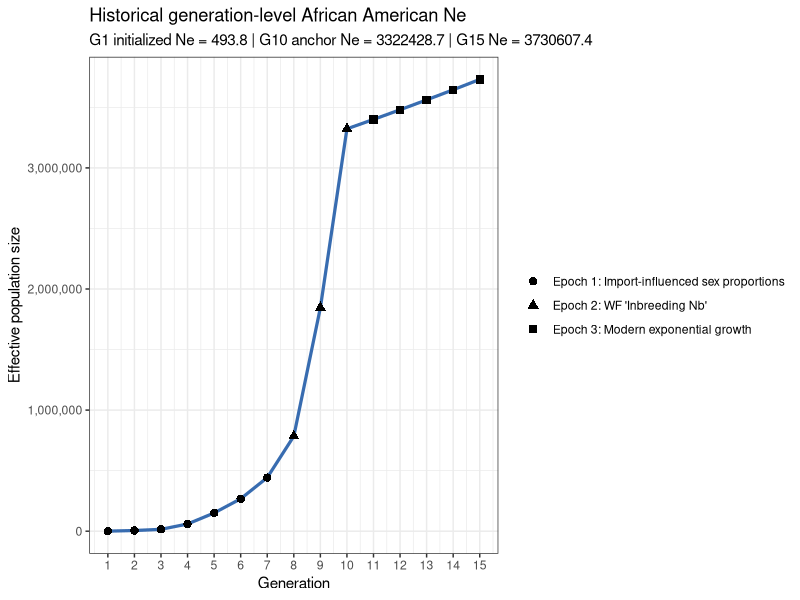
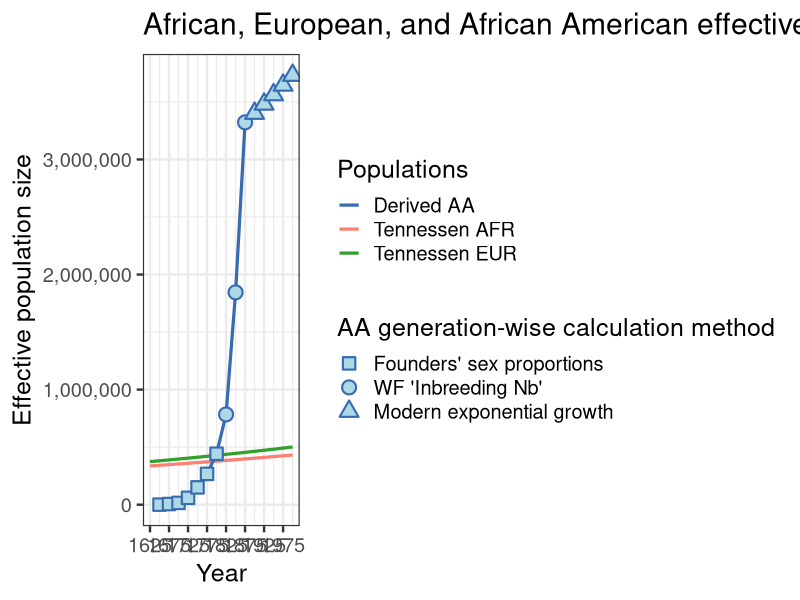
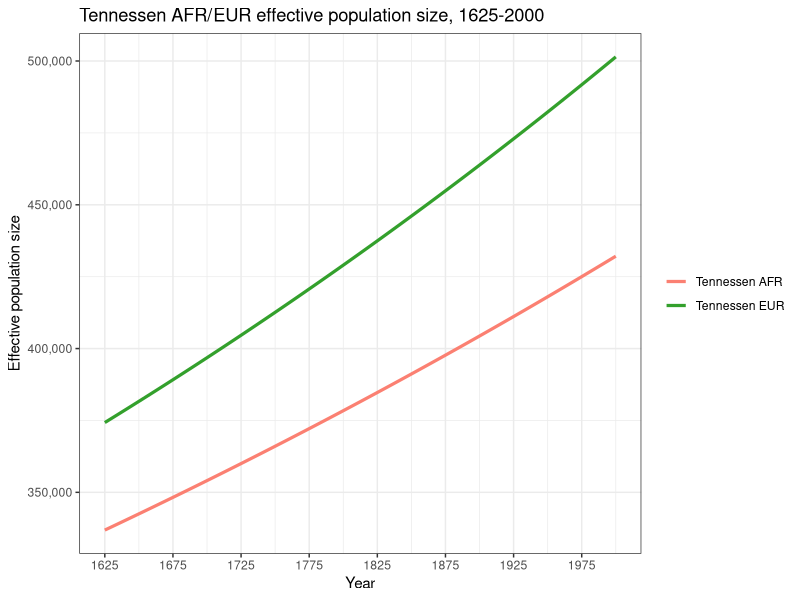

The R script that drew these images, in order:
# ______________________________________________________________________________
# Aydin Karatas
# ___
# University of Southern California
# Department of Quantitative and Computational Biology
# Mooney Lab
# ___
# calc.3T.Ne.R
# ______________________________________________________________________________


# pattern: Mixed (script)
# Reason: this analysis script combines calculations with printing/plotting.

library(tidyverse)

# functions ----
# validate that a given value is a single non-negative whole generation.
# `value` is the candidate input and `name` is used in the error message.
validate.whole.generation.count <- function(value, name) {
  if (
    length(value) != 1 ||
      is.na(value) ||
      !is.finite(value) ||
      value != as.integer(value) ||
      value < 0
  ) {
    stop(name, " must be a non-negative whole generation count", call. = FALSE)
  }

  as.integer(value)
}

# build a generation sequence that can be empty when the requested length is 0.
# `start` is the first generation in the block and `len` is the block length.
build.generation.block <- function(start, len) {
  if (len == 0) {
    return(integer(0))
  }

  seq.int(start, start + len - 1L)
}

# return an explicit argument when provided, otherwise pull the default.
# `value` is the user-supplied override, `name` is the default binding name,
# and `defaults.env` is the environment that stores the fallback value.
resolve.default.param <- function(value, name, defaults.env) {
  if (!is.null(value)) {
    return(value)
  }

  get(name, envir = defaults.env)
}

# build the modeled generation layout for the three epochs.
# `epoch.*.len` are the epoch lengths, `gen.time` and `present.year` define the
# timeline, and `start.year` sets the first modeled generation boundary.
calc.epoch.config <- function(
    epoch.1.len,
    epoch.2.len,
    epoch.3.len,
    gen.time,
    present.year,
    start.year = 1625
) {
  epoch.1.len <- validate.whole.generation.count(
    epoch.1.len,
    "epoch.1.len"
  )
  epoch.2.len <- validate.whole.generation.count(
    epoch.2.len,
    "epoch.2.len"
  )
  epoch.3.len <- validate.whole.generation.count(
    epoch.3.len,
    "epoch.3.len"
  )

  max.epoch.1.len <- 7L

  if (epoch.1.len > max.epoch.1.len) {
    stop("epoch.1.len cannot exceed 7 modeled generations", call. = FALSE)
  }

  year.span <- present.year - start.year
  total.generations <- year.span / gen.time

  if (total.generations != as.integer(total.generations)) {
    stop(
      "present.year - start.year must be divisible by gen.time",
      call. = FALSE
    )
  }

  total.generations <- as.integer(total.generations)
  total.epoch.len <- epoch.1.len + epoch.2.len + epoch.3.len

  if (total.epoch.len != total.generations) {
    stop(
      "total epoch length must equal (present.year - start.year) / gen.time",
      call. = FALSE
    )
  }

  epoch.1.generations <- build.generation.block(1L, epoch.1.len)
  epoch.2.generations <- build.generation.block(epoch.1.len + 1L, epoch.2.len)
  epoch.3.first.generation <- if (epoch.3.len == 0) {
    NA_integer_
  } else {
    epoch.1.len + epoch.2.len + 1L
  }
  epoch.3.generations <- build.generation.block(
    epoch.1.len + epoch.2.len + 1L,
    epoch.3.len
  )

  epoch.3.anchor.generation <- NA_integer_

  if (epoch.3.len > 0) {
    if (epoch.2.len > 0) {
      epoch.3.anchor.generation <- max(epoch.2.generations)
    } else if (epoch.1.len > 0) {
      epoch.3.anchor.generation <- max(epoch.1.generations)
    } else {
      stop(
        "epoch 3 requires a prior non-empty epoch to provide an anchor",
        call. = FALSE
      )
    }
  }

  list(
    epoch.1.len = epoch.1.len,
    epoch.2.len = epoch.2.len,
    epoch.3.len = epoch.3.len,
    max.epoch.1.len = max.epoch.1.len,
    start.year = start.year,
    total.generations = total.generations,
    final.generation = total.generations,
    epoch.1.generations = epoch.1.generations,
    epoch.1.sex.generations = epoch.1.generations[epoch.1.generations >= 2],
    epoch.2.generations = epoch.2.generations,
    epoch.2.parental.generations = epoch.2.generations[
      epoch.2.generations >= 2
    ],
    epoch.3.generations = epoch.3.generations,
    epoch.3.first.generation = epoch.3.first.generation,
    epoch.3.anchor.generation = epoch.3.anchor.generation
  )
}

# create the African and European ancestry proportions by modeled generation.
# `mooney.cg[1]` is a dummy value for alignment. The paper-derived values start
# at `mooney.cg[2]`, so modeled G1 uses position 2.
build.mixing.props <- function(
    epoch.config,
    mooney.cg,
    epoch.1.eur.prop,
    epoch.2.afr.prop,
    epoch.2.eur.prop,
    epoch.3.afr.prop,
    epoch.3.eur.prop
) {
  if (epoch.config$epoch.1.len > length(mooney.cg) - 1L) {
    stop(
      "epoch.1.len cannot exceed paper-derived mooney.cg values",
      call. = FALSE
    )
  }

  epoch.1.cg <- if (epoch.config$epoch.1.len == 0L) {
    numeric(0)
  } else {
    mooney.cg[seq.int(2L, epoch.config$epoch.1.len + 1L)]
  }
  s.eur <- c(
    rep(epoch.1.eur.prop, epoch.config$epoch.1.len),
    rep(epoch.2.eur.prop, epoch.config$epoch.2.len),
    rep(epoch.3.eur.prop, epoch.config$epoch.3.len)
  )
  s.afr <- c(
    (1 - epoch.1.eur.prop) * epoch.1.cg,
    rep(epoch.2.afr.prop, epoch.config$epoch.2.len),
    rep(epoch.3.afr.prop, epoch.config$epoch.3.len)
  )

  if (
    length(s.eur) != epoch.config$total.generations ||
      length(s.afr) != epoch.config$total.generations
  ) {
    stop("AA.mixing.props vectors must not recycle", call. = FALSE)
  }

  tibble(
    g = seq_len(epoch.config$total.generations),
    s.afr = s.afr,
    s.eur = s.eur,
    h = pmax(1 - s.afr - s.eur, 0)
  )
}

# intersect generation windows with historical periods and measure coverage.
# `window.tbl` is the generation map and `hacker.tbl` is the historical  period
# table with start and end years.
calc.period.overlaps <- function(window.tbl, hacker.tbl) {
  merge(window.tbl, hacker.tbl, by = NULL) %>%
    as_tibble() %>%
    mutate(
      period.length = end.year - start.year,
      overlap.start.year = pmax(window.start.year, start.year),
      overlap.end.year = pmin(window.end.year, end.year),
      overlap.years = pmax(0, overlap.end.year - overlap.start.year),
      overlap.weight = overlap.years / period.length
    ) %>%
    filter(overlap.years > 0) %>%
    arrange(generation, start.year)
}

# estimate population size at a year by interpolating inside a period.
# `year` is the target year to query and `hacker.tbl` contains the period
# boundaries plus beginning and ending population sizes.
calc.boundary.population <- function(year, hacker.tbl) {
  if (is.na(year)) {
    return(NA_real_)
  }

  if (year < min(hacker.tbl$start.year) || year > max(hacker.tbl$end.year)) {
    return(NA_real_)
  }

  period.idx <- which(
    hacker.tbl$start.year <= year & hacker.tbl$end.year >= year
  )
  period.idx <- period.idx[length(period.idx)]
  period.row <- hacker.tbl[period.idx, ]
  period.length <- period.row$end.year - period.row$start.year
  period.frac <- (year - period.row$start.year) / period.length

  period.row$pop.beginning +
    period.frac * (period.row$pop.end - period.row$pop.beginning)
}

# build a generation map with explicit labels and calendar windows.
# G0 can be built with `first.generation = 0`, but modeled output starts at G1.
build.generation.map <- function(
    first.generation,
    generation.count,
    start.year,
    gen.time
) {
  tibble(
    generation = seq.int(
      first.generation,
      first.generation + generation.count - 1L
    ),
    generation.start.year = seq(
      start.year,
      start.year + gen.time * (generation.count - 1L),
      by = gen.time
    ),
    generation.end.year = generation.start.year + gen.time,
    generation.window.years = generation.end.year - generation.start.year,
    window.start.year = generation.start.year,
    window.end.year = generation.end.year
  )
}

# aggregate historical inputs over generation windows.
# This returns source-history summaries only; callers decide which rows are part
# of the modeled trajectory.
aggregate.generation.history <- function(
    generation.map,
    hacker.tbl,
    hacker.end.year
) {
  history.overlap <- calc.period.overlaps(generation.map, hacker.tbl) %>%
    select(
      generation,
      generation.start.year,
      generation.end.year,
      period,
      start.year,
      end.year,
      overlap.start.year,
      overlap.end.year,
      overlap.years,
      overlap.weight,
      imported,
      births,
      assumed.birth.rate,
      person.years.lived
    )

  history.agg <- history.overlap %>%
    group_by(generation, generation.start.year, generation.end.year) %>%
    summarise(
      periods = paste(period, collapse = ", "),
      imported = sum(imported * overlap.weight, na.rm = TRUE),
      births = sum(births * overlap.weight, na.rm = TRUE),
      birth.rate = weighted.mean(
        assumed.birth.rate,
        person.years.lived * overlap.weight,
        na.rm = TRUE
      ),
      aggregation.start.year = min(overlap.start.year),
      aggregation.end.year = max(overlap.end.year),
      hacker.window.years = sum(overlap.years),
      .groups = "drop"
    )

  history.agg <- generation.map %>%
    select(
      generation,
      generation.start.year,
      generation.end.year,
      generation.window.years
    ) %>%
    left_join(
      history.agg,
      by = c("generation", "generation.start.year", "generation.end.year")
    ) %>%
    mutate(
      population.boundary.year = if_else(
        generation.start.year < hacker.end.year,
        pmin(generation.end.year, hacker.end.year),
        NA_real_
      ),
      pop.end = map_dbl(
        population.boundary.year,
        calc.boundary.population,
        hacker.tbl = hacker.tbl
      ),
      is.truncated = !is.na(hacker.window.years) &
        hacker.window.years < generation.window.years
    )

  list(overlap = history.overlap, agg = history.agg)
}

# add a readable epoch label to each generation row.
# `AA.ne` is the analysis table and `epoch.config` supplies the generation
# ranges used to assign the three epoch labels.
make.epoch.labels <- function(AA.ne, epoch.config) {
  epoch.1.label <- if (length(epoch.config$epoch.1.generations) > 0) {
    "Epoch 1: Import-influenced sex proportions"
  } else {
    NA_character_
  }
  epoch.2.label <- if (length(epoch.config$epoch.2.generations) > 0) {
      "Epoch 2: WF 'Inbreeding Nb'"
  } else {
    NA_character_
  }
  epoch.3.label <- if (length(epoch.config$epoch.3.generations) > 0) {
      "Epoch 3: Modern exponential growth"
  } else {
    NA_character_
  }

  AA.ne %>%
    mutate(
      epoch = case_when(
        generation %in% epoch.config$epoch.1.generations ~ epoch.1.label,
        generation %in% epoch.config$epoch.2.generations ~ epoch.2.label,
        generation %in% epoch.config$epoch.3.generations ~ epoch.3.label
      )
    )
}

# check that the derived tables are internally consistent before returning.
# `AA.ne`, `AA.overlap`, and `AA.mixing.props` are the computed outputs, while
# the remaining arguments provide the timeline and boundary checks.
validate.analysis.outputs <- function(
    AA.ne,
    AA.overlap,
    AA.mixing.props,
    epoch.config,
    gen.time,
    present.year
) {
  stopifnot(
    identical(
      sort(AA.ne$generation),
      seq_len(epoch.config$total.generations)
    ),
    nrow(AA.mixing.props) == epoch.config$total.generations,
    identical(AA.mixing.props$g, seq_len(epoch.config$total.generations)),
    all(AA.ne$generation.window.years == gen.time),
    AA.ne$generation.start.year[1] == epoch.config$start.year,
    AA.ne$generation.end.year[epoch.config$final.generation] == present.year,
    all(AA.overlap$overlap.weight > 0),
    all(AA.overlap$overlap.weight <= 1),
    !is.na(AA.ne$female.total[1]),
    !is.na(AA.ne$male.total[1]),
    all(!is.na(AA.ne$female.total[epoch.config$epoch.1.sex.generations])),
    all(!is.na(AA.ne$male.total[epoch.config$epoch.1.sex.generations])),
    all(
      !is.na(
        AA.ne$parental.population[epoch.config$epoch.2.parental.generations]
      )
    ),
    all(!is.na(AA.ne$k[epoch.config$epoch.2.generations])),
    all(
      grepl(
        "^Epoch 3:",
        AA.ne$epoch[epoch.config$epoch.3.generations]
      )
    ),
    all(is.finite(AA.ne$ne)),
    all(AA.ne$ne > 0)
  )
}

# compute the full AA Ne analysis and return every intermediate table.
# the scalar arguments control the demographic timeline, G1 initialization, and
# epoch settings, while `mooney.cg` and `hacker.tbl` provide the input data.
calc.aa.ne.results <- function(
    gen.time = NULL,
    hacker.end.year = NULL,
    present.year = NULL,
    epoch.1.len = NULL,
    epoch.2.len = NULL,
    epoch.3.len = NULL,
    epoch.3.growth.rate = NULL,
    mooney.cg = NULL,
    epoch.1.eur.prop = NULL,
    epoch.2.afr.prop = NULL,
    epoch.2.eur.prop = NULL,
    epoch.3.afr.prop = NULL,
    epoch.3.eur.prop = NULL,
    hacker.tbl = NULL
) {
  defaults.env <- parent.env(environment())
  gen.time <- resolve.default.param(gen.time, "gen.time", defaults.env)
  hacker.end.year <- resolve.default.param(
    hacker.end.year,
    "hacker.end.year",
    defaults.env
  )
  present.year <- resolve.default.param(
    present.year,
    "present.year",
    defaults.env
  )
  epoch.1.len <- resolve.default.param(
    epoch.1.len,
    "epoch.1.len",
    defaults.env
  )
  epoch.2.len <- resolve.default.param(
    epoch.2.len,
    "epoch.2.len",
    defaults.env
  )
  epoch.3.len <- resolve.default.param(
    epoch.3.len,
    "epoch.3.len",
    defaults.env
  )
  epoch.3.growth.rate <- resolve.default.param(
    epoch.3.growth.rate,
    "epoch.3.growth.rate",
    defaults.env
  )
  mooney.cg <- resolve.default.param(mooney.cg, "mooney.cg", defaults.env)
  epoch.1.eur.prop <- resolve.default.param(
    epoch.1.eur.prop,
    "epoch.1.eur.prop",
    defaults.env
  )
  epoch.2.afr.prop <- resolve.default.param(
    epoch.2.afr.prop,
    "epoch.2.afr.prop",
    defaults.env
  )
  epoch.2.eur.prop <- resolve.default.param(
    epoch.2.eur.prop,
    "epoch.2.eur.prop",
    defaults.env
  )
  epoch.3.afr.prop <- resolve.default.param(
    epoch.3.afr.prop,
    "epoch.3.afr.prop",
    defaults.env
  )
  epoch.3.eur.prop <- resolve.default.param(
    epoch.3.eur.prop,
    "epoch.3.eur.prop",
    defaults.env
  )
  hacker.tbl <- resolve.default.param(hacker.tbl, "hacker.tbl", defaults.env)

  epoch.config <- calc.epoch.config(
    epoch.1.len = epoch.1.len,
    epoch.2.len = epoch.2.len,
    epoch.3.len = epoch.3.len,
    gen.time = gen.time,
    present.year = present.year
  )

  AA.mixing.props <- build.mixing.props(
    epoch.config = epoch.config,
    mooney.cg = mooney.cg,
    epoch.1.eur.prop = epoch.1.eur.prop,
    epoch.2.afr.prop = epoch.2.afr.prop,
    epoch.2.eur.prop = epoch.2.eur.prop,
    epoch.3.afr.prop = epoch.3.afr.prop,
    epoch.3.eur.prop = epoch.3.eur.prop
  )

  AA.hacker.tbl <- hacker.tbl %>%
    mutate(
      start.year = as.numeric(sub("-.*", "", period)),
      end.year = as.numeric(sub(".*-", "", period))
    ) %>%
    select(
      period,
      start.year,
      end.year,
      person.years.lived,
      assumed.birth.rate,
      imported,
      births,
      pop.beginning,
      pop.end
    )

  # G0 is a historical initialization window only. It is not returned in AA.ne,
  # not included in AA.mixing.props, and not plotted as part of the AA model.
  g0.generation.map <- build.generation.map(
    first.generation = 0L,
    generation.count = 1L,
    start.year = epoch.config$start.year - gen.time,
    gen.time = gen.time
  )

  AA.generation.map <- build.generation.map(
    first.generation = 1L,
    generation.count = epoch.config$total.generations,
    start.year = epoch.config$start.year,
    gen.time = gen.time
  )

  g0.history <- aggregate.generation.history(
    generation.map = g0.generation.map,
    hacker.tbl = AA.hacker.tbl,
    hacker.end.year = hacker.end.year
  )
  AA.history <- aggregate.generation.history(
    generation.map = AA.generation.map,
    hacker.tbl = AA.hacker.tbl,
    hacker.end.year = hacker.end.year
  )
  AA.overlap <- AA.history$overlap
  g0.agg <- g0.history$agg
  AA.agg <- AA.history$agg

  g0.african.potential.parents <- g0.agg$pop.end[1] - g0.agg$births[1]
  g1.imported <- AA.agg$imported[AA.agg$generation == 1]
  g1.african.total <- g0.african.potential.parents + g1.imported
  g1.european.total <- g1.african.total * 0.15
  g1.female.total <- g1.african.total * (1 / 3)
  g1.male.total <- g1.african.total * (2 / 3) + g1.european.total
  ne.g1 <- 4 * g1.female.total * g1.male.total /
    (g1.female.total + g1.male.total)

  stopifnot(
    is.finite(g0.african.potential.parents),
    g0.african.potential.parents >= 0,
    is.finite(g1.imported),
    is.finite(ne.g1),
    ne.g1 > 0
  )

  AA.ne <- AA.agg %>%
    arrange(generation) %>%
    mutate(
      population.at.generation.start = map_dbl(
        generation.start.year,
        calc.boundary.population,
        hacker.tbl = AA.hacker.tbl
      ),
      prev.births = dplyr::lag(births),
      previous.birth.periods = NA_character_,
      births.in.previous.25.years = NA_real_,
      female.imported = if_else(
        generation %in% epoch.config$epoch.1.sex.generations,
        ceiling(imported / 3),
        NA_real_
      ),
      male.imported = if_else(
        generation %in% epoch.config$epoch.1.sex.generations,
        floor(2 * imported / 3),
        NA_real_
      ),
      female.potential = if_else(
        generation %in% epoch.config$epoch.1.sex.generations,
        0.5 * prev.births,
        NA_real_
      ),
      male.potential = if_else(
        generation %in% epoch.config$epoch.1.sex.generations,
        0.5 * prev.births,
        NA_real_
      ),
      female.total = case_when(
        generation == 1 ~ g1.female.total,
        TRUE ~ female.imported + female.potential
      ),
      male.total = case_when(
        generation == 1 ~ g1.male.total,
        TRUE ~ male.imported + male.potential
      ),
      adult.population.age25.proxy = NA_real_,
      parental.population = if_else(
        generation %in% epoch.config$epoch.2.generations,
        prev.births,
        NA_real_
      ),
      parental.population.method = if_else(
        generation %in% epoch.config$epoch.2.generations,
        "previous-generation births",
        NA_character_
      ),
      k = if_else(
        generation %in% epoch.config$epoch.2.generations,
        gen.time * birth.rate / 1000,
        NA_real_
      )
    )

  AA.ne <- AA.ne %>%
    mutate(
      ne = case_when(
        generation == 1 ~ ne.g1,
        generation %in% epoch.config$epoch.1.sex.generations ~
          4 * female.total * male.total / (female.total + male.total),
        generation %in% epoch.config$epoch.2.generations ~
          (k * parental.population - 1) / k,
        TRUE ~ NA_real_
      )
    )

  epoch.3.anchor.ne <- if (length(epoch.config$epoch.3.generations) == 0) {
    NA_real_
  } else {
    AA.ne %>%
      filter(generation == epoch.config$epoch.3.anchor.generation) %>%
      pull(ne)
  }

  AA.ne <- AA.ne %>%
    mutate(
      ne = if_else(
        generation %in% epoch.config$epoch.3.generations,
        epoch.3.anchor.ne *
          exp(epoch.3.growth.rate *
            (generation - epoch.config$epoch.3.anchor.generation)),
        ne
      ),
      n.f.plus.m = (female.total + male.total),
      ne.over.n = ne / n.f.plus.m,
      four.f.m = 4 * (female.total / n.f.plus.m) * (male.total / n.f.plus.m)
    ) %>%
    make.epoch.labels(epoch.config) %>%
    select(
      generation,
      generation.start.year,
      generation.end.year,
      generation.window.years,
      aggregation.start.year,
      aggregation.end.year,
      hacker.window.years,
      is.truncated,
      population.boundary.year,
      periods,
      epoch,
      imported,
      births,
      birth.rate,
      pop.end,
      previous.birth.periods,
      births.in.previous.25.years,
      population.at.generation.start,
      female.total,
      male.total,
      adult.population.age25.proxy,
      parental.population,
      parental.population.method,
      k,
      ne,
      n.f.plus.m,
      ne.over.n,
      four.f.m
    )

  validate.analysis.outputs(
    AA.ne = AA.ne,
    AA.overlap = AA.overlap,
    AA.mixing.props = AA.mixing.props,
    epoch.config = epoch.config,
    gen.time = gen.time,
    present.year = present.year
  )

  list(
    AA.ne = AA.ne,
    AA.overlap = AA.overlap,
    AA.mixing.props = AA.mixing.props,
    epoch.config = epoch.config,
    ne.g1 = ne.g1,
    epoch.3.anchor.ne = epoch.3.anchor.ne,
    epoch.3.growth.rate = epoch.3.growth.rate
  )
}


# tunable parameters ----
gen.time <- 25
hacker.end.year <- 1865
present.year <- 2000
epoch.1.len <- 7
epoch.2.len <- 3
epoch.3.len <- 5

# This source table keeps several historical columns for completeness. The model
# directly uses only period, person-years, birth-rate, imports, births, and
# population-boundary columns selected into `AA.hacker.tbl`.
hacker.tbl <- data.frame(
  period = c(
    "1610-1620", "1620-1630", "1630-1640", "1640-1650", "1650-1660",
    "1660-1670", "1670-1680", "1680-1690", "1690-1700", "1700-1710",
    "1710-1720", "1720-1730", "1730-1740", "1740-1750", "1750-1760",
    "1760-1770", "1770-1780", "1780-1790", "1790-1800", "1800-1810",
    "1810-1820", "1820-1830", "1830-1840", "1840-1850", "1850-1860",
    "1860-1861", "1861-1862", "1862-1863", "1863-1864", "1864-1865"
  ),
  pop.beginning = c(
    0, 20, 59, 585, 1568,
    2862, 4444, 6832, 16394, 27806,
    41844, 67294, 95669, 156040, 247027,
    319290, 459446, 558921, 706514, 908036,
    1195182, 1550757, 2021968, 2530405, 3204420,
    3953760, 3991133, 3903859, 3815760, 3726828
  ),
  pop.end = c(
    20, 59, 585, 1568, 2862,
    4444, 6832, 16394, 27806, 41844,
    67294, 95669, 156040, 247027, 319290,
    459446, 558921, 706514, 908036, 1195182,
    1550757, 2021968, 2530405, 3204420, 3953760,
    3991133, 3903859, 3815760, 3726828, 3630336
  ),
  growth.rate.10yr = c(
    NA, 195.0, 891.5, 168.0, 82.5,
    55.3, 53.7, 140.0, 69.6, 50.5,
    60.8, 42.2, 63.1, 58.3, 29.3,
    43.9, 21.7, 26.4, 28.5, 31.6,
    29.8, 30.4, 25.1, 26.6, 23.4,
    NA, NA, NA, NA, NA
  ),
  person.years.lived = c(
    16, 361, 2293, 9970, 21505,
    35952, 55527, 109243, 215999, 343482,
    535651, 806513, 1234030, 1980625, 2816150,
    3851269, 5075599, 6298380, 8030652, 10450423,
    13652609, 17759559, 22666906, 28541607, 35659777,
    3972417, 3947335, 3859642, 3771119, 3144251
  ),
  hours.worked.millions = c(
    0, 1, 5, 23, 49,
    82, 127, 251, 496, 788,
    1229, 1850, 2831, 4544, 6461,
    8835, 11644, 14449, 18423, 23975,
    31321, 40743, 52001, 65478, 81808,
    9113, 9056, 8855, 8651, 7213
  ),
  assumed.birth.rate = c(
    NA, 22.4, 22.4, 22.4, 22.4,
    22.4, 26.5, 27.3, 29.1, 31.0,
    34.6, 41.3, 41.4, 41.2, 46.4,
    39.5, 39.1, 44.7, 50.3, 55.8,
    55.7, 56.5, 56.5, 54.0, 52.3,
    49.6, 49.6, 49.6, 49.6, 49.6
  ),
  births = c(
    NA, 8, 51, 223, 481,
    804, 1472, 2986, 6295, 10635,
    18524, 33316, 51150, 81536, 130654,
    151957, 198660, 281549, 403648, 583395,
    759768, 1003859, 1280680, 1539820, 1865898,
    197032, 195788, 191438, 187048, 155955
  ),
  imported = c(
    32, 150, 110, 301, 1335,
    3038, 3582, 4947, 8197, 16442,
    17622, 41334, 66672, 26455, 44718,
    59557, 41129, 25105, 16183, 77368,
    5207, 410, 91, 0, 303,
    110, 0, 0, 0, 0
  ),
  smuggled = c(
    NA, NA, NA, NA, NA,
    NA, NA, NA, NA, NA,
    NA, NA, NA, NA, NA,
    NA, NA, NA, NA, NA,
    NA, 1100, 900, 500, 200,
    NA, NA, NA, NA, NA
  ),
  natural.increase.rate = c(
    NA, -30.8, 18.1, 6.8, -0.2,
    -4.0, -2.2, 4.2, 1.5, -0.7,
    1.5, -1.6, -0.5, 3.3, 1.0,
    2.1, 1.3, 2.2, 2.6, 2.4,
    2.7, 2.9, 2.4, 2.4, 2.2,
    NA, NA, NA, NA, NA
  ),
  births.plus.imports = c(
    32, 158, 161, 524, 1816,
    3842, 5054, 7933, 14492, 27077,
    36146, 74650, 117822, 107991, 175372,
    211514, 239789, 306654, 419831, 660763,
    764975, 1005369, 1281671, 1540320, 1866401,
    197142, 195788, 191438, 187048, 155955
  ),
  percent.total = c(
    0.0, 0.0, 0.0, 0.0, 0.0,
    0.0, 0.1, 0.1, 0.1, 0.3,
    0.4, 0.8, 1.2, 1.1, 1.8,
    2.2, 2.4, 3.1, 4.3, 6.7,
    7.8, 10.3, 13.1, 15.7, 19.0,
    2.0, 2.0, 2.0, 1.9, 1.6
  ),
  cumulative.number = c(
    32, 190, 351, 875, 2691,
    6533, 11587, 19520, 34012, 61089,
    97235, 171885, 289707, 397698, 573070,
    784584, 1024373, 1331027, 1750858, 2411621,
    3176596, 4181965, 5463636, 7003956, 8870357,
    9067499, 9263287, 9454725, 9641773, 9797728
  ),
  cumulative.percent = c(
    0.0, 0.0, 0.0, 0.0, 0.0,
    0.1, 0.1, 0.2, 0.3, 0.6,
    1.0, 1.8, 3.0, 4.1, 5.8,
    8.0, 10.5, 13.6, 17.9, 24.6,
    32.4, 42.7, 55.8, 71.5, 90.5,
    92.5, 94.5, 96.5, 98.4, 100.0
  ),
  stringsAsFactors = FALSE
)

epoch.3.growth.rate <- 0.023175

epoch.1.eur.prop <- 0.08
epoch.2.afr.prop <- 0.06
epoch.2.eur.prop <- 0.03
epoch.3.afr.prop <- 0
epoch.3.eur.prop <- 0

# The first value is a dummy index placeholder. The paper-derived values start
# at position 2, so modeled G1 uses `mooney.cg[2]`.
mooney.cg <- c(
  1,
  1,
  0.9835,
  0.8602,
  0.8551,
  0.7826,
  0.5380,
  0.1418
)

# calculations ----
analysis.results <- calc.aa.ne.results()

AA.ne <- analysis.results$AA.ne
AA.overlap <- analysis.results$AA.overlap
AA.mixing.props <- analysis.results$AA.mixing.props
epoch.config <- analysis.results$epoch.config
ne.g1 <- analysis.results$ne.g1
epoch.3.anchor.ne <- analysis.results$epoch.3.anchor.ne


# plotting ----
summary.generations <- c(
  epoch.config$epoch.1.generations,
  epoch.config$epoch.2.generations,
  epoch.config$final.generation
)
summary.generations <- sort(unique(summary.generations))

cat("\nHistorical generation-level ADMIX Ne summary\n")
print(
  AA.ne %>%
    filter(generation %in% summary.generations) %>%
    select(
      generation,
      generation.start.year,
      generation.end.year,
      epoch,
      is.truncated,
      imported,
      births,
      birth.rate,
      female.total,
      male.total,
      adult.population.age25.proxy,
      parental.population,
      parental.population.method,
      k,
      ne
    ),
  n = Inf
)

cat(
  paste0(
    "\nHistorical present-day G",
    epoch.config$final.generation,
    " Ne: ",
    round(AA.ne$ne[AA.ne$generation == epoch.config$final.generation], 1),
    "\n"
  )
)

AA.ne.plot <- ggplot(
  data = AA.ne,
  aes(x = generation.end.year, y = ne)
) +
  geom_line(color = "#386cb0", linewidth = 1.1) +
  geom_point(aes(shape = epoch), size = 2.5) +
  scale_y_continuous(labels = scales::comma) +
  scale_x_continuous(
    breaks = AA.ne$generation.end.year,
    labels = AA.ne$generation
  ) +
  labs(
    x = "Generation",
    y = "Effective population size",
    shape = NULL,
    title = "Historical generation-level African American Ne",
    subtitle = paste0(
      "G1 initialized Ne = ",
      round(ne.g1, 1),
      " | G",
      epoch.config$epoch.3.anchor.generation,
      " anchor Ne = ",
      round(epoch.3.anchor.ne, 1),
      " | G",
      epoch.config$final.generation,
      " Ne = ",
      round(AA.ne$ne[AA.ne$generation == epoch.config$final.generation], 1)
    )
  ) +
  theme_bw()

if (interactive()) {
  print(AA.ne.plot)
}


# tennessen afr/eur ne trajectory ----
# constants from `other_scripts/const.sh` and `build_3T_demography.py`
t.af.years <- 148000
t.ooa.years <- 51000
t.eu0.years <- 23000
t.eg.years <- 5115
r.eu0 <- 0.00307
r.eu <- 0.0195
r.afr <- 0.0166
n.a <- 7310
n.afr.1 <- 14474
n.b <- 1861
n.eu0 <- 1032

t.af <- t.af.years / gen.time
t.ooa <- t.ooa.years / gen.time
t.eu0 <- t.eu0.years / gen.time
t.eg <- t.eg.years / gen.time
n.eu1 <- n.eu0 / exp(-r.eu0 * (t.eu0 - t.eg))
n.eu.present <- n.eu1 / exp(-r.eu * t.eg)
n.afr.present <- n.afr.1 / exp(-r.afr * t.eg)

tennessen.start.year <- min(AA.ne$generation.start.year)
tennessen.end.year <- present.year
tennessen.years <- seq(tennessen.start.year, tennessen.end.year, by = 1)
tennessen.time.bp <- tennessen.end.year - tennessen.years
tennessen.time.gen <- tennessen.time.bp / gen.time

tennessen.ne <- tibble(
  year = tennessen.years,
  time.bp = tennessen.time.bp,
  time.gen = tennessen.time.gen
) %>%
  mutate(
    afr = case_when(
      time.gen <= t.eg ~ n.afr.present * exp(-r.afr * time.gen),
      time.gen <= t.ooa ~ n.afr.1,
      time.gen <= t.af ~ n.a,
      TRUE ~ NA_real_
    ),
    eur = case_when(
      time.gen <= t.eg ~ n.eu.present * exp(-r.eu * time.gen),
      time.gen <= t.eu0 ~ n.eu1 * exp(-r.eu0 * (time.gen - t.eg)),
      time.gen <= t.ooa ~ n.b,
      TRUE ~ NA_real_
    ),
    epoch = NA
  )

tennessen.ne.long <- tennessen.ne %>%
  pivot_longer(
    cols = c(afr, eur),
    names_to = "population",
    values_to = "ne"
  )

tennessen.ne.plot <- ggplot(
  tennessen.ne.long,
  aes(x = year, y = ne, color = population)
) +
  geom_line(linewidth = 1.1) +
  scale_y_continuous(labels = scales::comma) +
  scale_x_continuous(
    breaks = seq(tennessen.start.year, tennessen.end.year, by = 50)
  ) +
  scale_color_manual(
    values = c(
      afr = "#fb8072",
      eur = "#33a02c"
    ),
    labels = c(
      afr = "Tennessen AFR",
      eur = "Tennessen EUR"
    )
  ) +
  labs(
    x = "Year",
    y = "Effective population size",
    color = NULL,
    title = paste0(
      "Tennessen AFR/EUR effective population size, ",
      tennessen.start.year,
      "-",
      tennessen.end.year
    )
  ) +
  theme_bw()

if (interactive()) {
  print(tennessen.ne.plot)
}


# combined aa/afr/eur ne plot ----
aa.ne.long <- AA.ne %>%
  transmute(
    year = generation.end.year,
    population = "aa",
    ne = ne,
    epoch = epoch
  )

combined.ne.long <- bind_rows(
  aa.ne.long,
  tennessen.ne.long %>%
    transmute(year, population, ne, epoch)
)

combined.ne.plot <- ggplot(
  combined.ne.long,
  aes(x = year, y = ne, color = population)
) +
  geom_line(
    data = combined.ne.long %>% filter(population != "aa"),
    linewidth = 1.1
  ) +
  geom_line(
    data = combined.ne.long %>% filter(population == "aa"),
    linewidth = 1.1
  ) +
  geom_point(
    aes(shape = epoch),
    size = 4,
    stroke = 1.1,
    fill = "#ADD8E6",
    color = "#386cb0"
  ) +
  scale_shape_manual(
    values = c(
      `Epoch 1: Import-influenced sex proportions` = 22,
      `Epoch 2: WF 'Inbreeding Nb'` = 21,
      `Epoch 3: Modern exponential growth` = 24
    ),
    labels = c(
      `Epoch 1: Import-influenced sex proportions` =
        "Founders' sex proportions",
      `Epoch 2: WF 'Inbreeding Nb'` = "WF 'Inbreeding Nb'",
      `Epoch 3: Modern exponential growth` = "Modern exponential growth"
    ),
    name = "AA generation-wise calculation method",
    na.translate = FALSE
  ) +
  scale_color_manual(
    values = c(
      aa = "#386cb0",
      afr = "#fb8072",
      eur = "#33a02c"
    ),
    labels = c(
      aa = "Derived AA",
      afr = "Tennessen AFR",
      eur = "Tennessen EUR"
    ),
    name = "Populations"
  ) +
  scale_y_continuous(labels = scales::comma) +
  scale_x_continuous(
    breaks = seq(tennessen.start.year, tennessen.end.year, by = 50)
  ) +
  labs(
    x = "Year",
    y = "Effective population size",
    color = NULL,
    title = paste0(
      "African, European, and African American effective population size, ",
      tennessen.start.year,
      "-",
      tennessen.end.year
    )
  ) +
  guides(
    color = guide_legend(order = 1),
    shape = guide_legend(order = 2)
  ) +
  theme_bw(base_size = 18)

if (interactive()) {
  print(combined.ne.plot)
}
